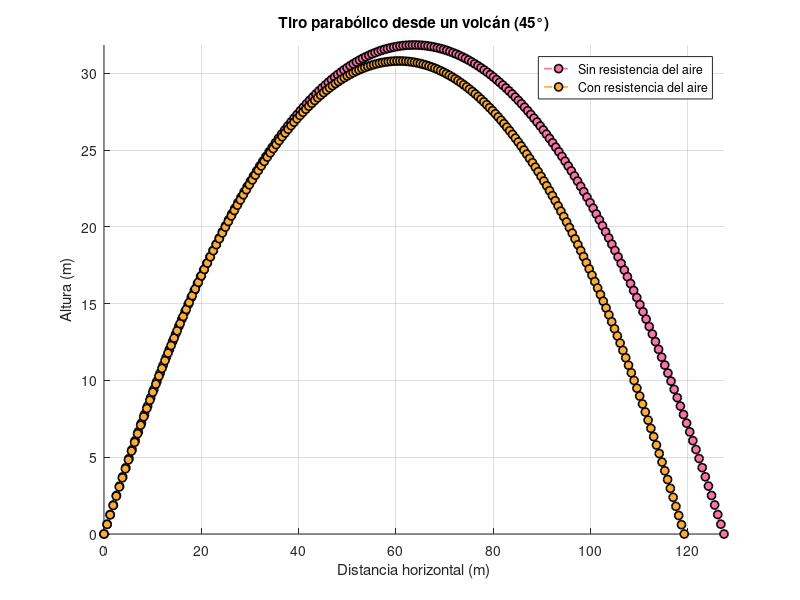

This figure's MATLAB source:
clc; clear; close all;

g = 9.81;
h0 = 0;
v0 = 35.355;
angulo = 45;
k = 0.02; 

rosa = [251, 116, 168] / 255; 
dorado = [252, 172, 57] / 255;

vx = v0 * cosd(angulo);
vy = v0 * sind(angulo);

coef = [0.5*g, -vy, -h0];
t_sol = roots(coef);
t_vuelo = max(t_sol);
t1 = linspace(0, t_vuelo, 200);

x1 = vx * t1;
y1 = h0 + vy * t1 - 0.5 * g * t1.^2;

f = @(t) h0 + (vy + g/k)/k * (1 - exp(-k * t)) - g * t / k;
t_vuelo_r = fzero(f, t_vuelo); 

t2 = linspace(0, t_vuelo_r, 200);
vx_r = vx * exp(-k * t2);
vy_r = (vy + g/k) * exp(-k * t2) - g/k;
x2 = (vx / k) * (1 - exp(-k * t2));
y2 = h0 + (vy + g/k)/k * (1 - exp(-k * t2)) - g * t2 / k;

figure
grid on
hold on
plot(x1, y1, '--o', 'Color', rosa, 'MarkerFaceColor', rosa, 'MarkerEdgeColor', [0 0 0],'LineWidth',1.2)
plot(x2, y2, '--o', 'Color', dorado, 'MarkerFaceColor', dorado, 'MarkerEdgeColor', [0 0 0],'LineWidth',1.2)
xlabel('Distancia horizontal (m)')
ylabel('Altura (m)')
title('Tiro parabólico desde un volcán (45°)')
legend('Sin resistencia del aire', 'Con resistencia del aire')
axis tight